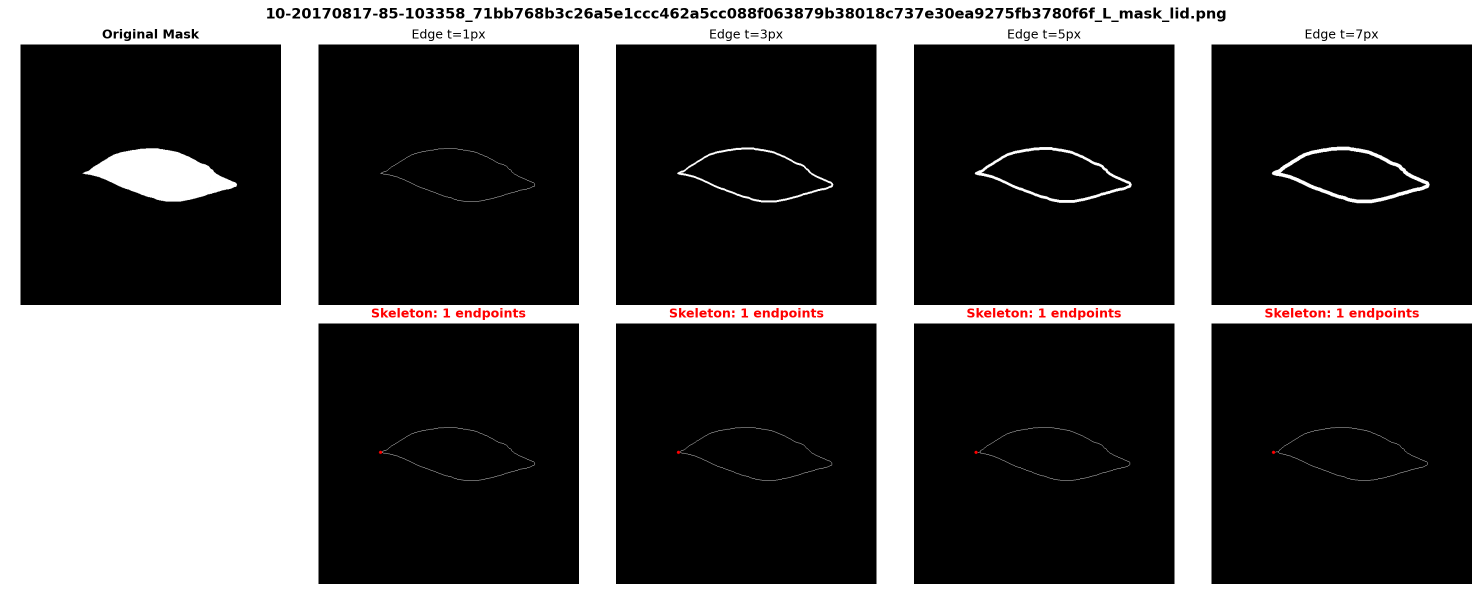
#> input picture gap_analysis_example.png, 2958 x 1183 px, given in place of e898fa59d8bae18cc2ab4e3a5cd9f015a982ac798852d_L_mask_lid.png, which was not available (shown at 1/2 size)
$ python visualize_thick_skeleton.py
#> lines starting #> are read from the running program, lines starting #| are printed output that depends on the picture; after the words box and inside, x2 and y2 are one past the last pixel; in counts of white or black regions, pixels touching at a corner belong together; pictures that were not available may be replaced by others from this repository, and a replacement may not be noted
"""Visualize that thick edges have no gaps but skeletons do."""
from pathlib import Path
import cv2
import numpy as np
from skimage.morphology import skeletonize
import matplotlib.pyplot as plt


def get_endpoints(binary_img):
    kernel = np.ones((3, 3), dtype=np.uint8)
    img_u8 = binary_img.astype(np.uint8)
    neighbor_count = cv2.filter2D(img_u8, ddepth=-1, kernel=kernel, borderType=cv2.BORDER_CONSTANT)
    neighbor_count = neighbor_count - img_u8
    endpoints = (img_u8 > 0) & (neighbor_count == 1)
    return endpoints, np.column_stack(np.where(endpoints))


mask_path = Path("Images/labels_seg/10-20170517-84-125849_4d2044d03d7d74093f5e898fa59d8bae18cc2ab4e3a5cd9f015a982ac798852d_L_mask_lid.png")
mask = cv2.imread(str(mask_path), cv2.IMREAD_GRAYSCALE)
#> mask: shape (1183, 2958); min 0, max 255, mean 77.2
bw = (mask > 0).astype(np.uint8)
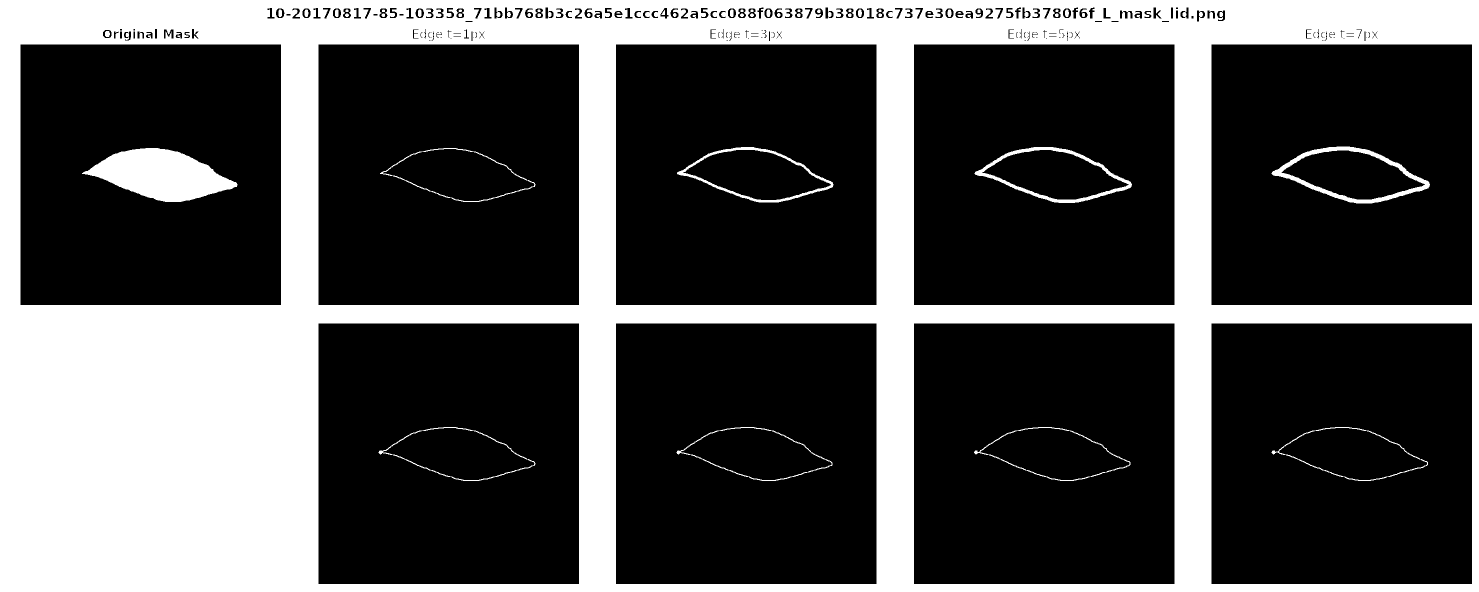
#> bw: shape (1183, 2958) (shown at 1/2 size); values 0 (black) and 1 (white), 30.9% white; 54 white regions (3 under 20 px)
contours, _ = cv2.findContours(bw, cv2.RETR_EXTERNAL, cv2.CHAIN_APPROX_NONE)
#> contours = 1 contour; box (x1, y1, x2, y2) and area: (0, 0, 2958, 1183) 3495174

fig, axes = plt.subplots(3, 3, figsize=(15, 15))

thicknesses = [1, 3, 5]

for col, t in enumerate(thicknesses):
    # Draw edge
    edge = np.zeros_like(bw, dtype=np.uint8)
    cv2.drawContours(edge, contours, -1, 255, thickness=t)

    # Edge-level endpoints
    edge_endpoints, edge_ep_coords = get_endpoints(edge)

    # Skeletonize
    skel = skeletonize((edge > 0))
    skel_u8 = (skel * 255).astype(np.uint8)

    # Skeleton-level endpoints
    skel_endpoints, skel_ep_coords = get_endpoints(skel.astype(np.uint8))

    # Row 0: Edge
    axes[0, col].imshow(edge, cmap='gray')
    axes[0, col].set_title(f'Edge t={t}px\n{np.count_nonzero(edge)} pixels', fontsize=12, weight='bold')
    axes[0, col].axis('off')

    # Row 1: Edge with endpoints
    edge_rgb = cv2.cvtColor(edge, cv2.COLOR_GRAY2RGB)
    for y, x in edge_ep_coords:
        cv2.circle(edge_rgb, (x, y), 5, (255, 0, 0), -1)

    n_edge_ep = len(edge_ep_coords)
    color = 'red' if n_edge_ep > 0 else 'green'
    axes[1, col].imshow(edge_rgb)
    axes[1, col].set_title(f'Edge endpoints: {n_edge_ep}', fontsize=12, color=color, weight='bold')
    axes[1, col].axis('off')

    # Row 2: Skeleton with endpoints
    skel_rgb = cv2.cvtColor(skel_u8, cv2.COLOR_GRAY2RGB)
    for y, x in skel_ep_coords:
        cv2.circle(skel_rgb, (x, y), 5, (255, 0, 0), -1)

    # Draw line between skeleton endpoints if there are exactly 2
    if len(skel_ep_coords) == 2:
        y1, x1 = skel_ep_coords[0]
        y2, x2 = skel_ep_coords[1]
        cv2.line(skel_rgb, (x1, y1), (x2, y2), (0, 255, 0), 2)
        gap_dist = np.sqrt((y2 - y1)**2 + (x2 - x1)**2)
        title_text = f'Skeleton endpoints: 2\nGap: {gap_dist:.0f}px'
    else:
        title_text = f'Skeleton endpoints: {len(skel_ep_coords)}'

    color = 'red' if len(skel_ep_coords) > 0 else 'green'
    axes[2, col].imshow(skel_rgb)
    axes[2, col].set_title(title_text, fontsize=12, color=color, weight='bold')
    axes[2, col].axis('off')

    print(f"t={t}px: Edge endpoints={n_edge_ep}, Skeleton endpoints={len(skel_ep_coords)}")
#> this loop made 3 passes
#| t=1px: Edge endpoints=0, Skeleton endpoints=0
#| t=3px: Edge endpoints=0, Skeleton endpoints=0
#| t=5px: Edge endpoints=0, Skeleton endpoints=0
#> pass 1, in get_endpoints, `img_u8 = binary_img.astype(np.uint8)`:
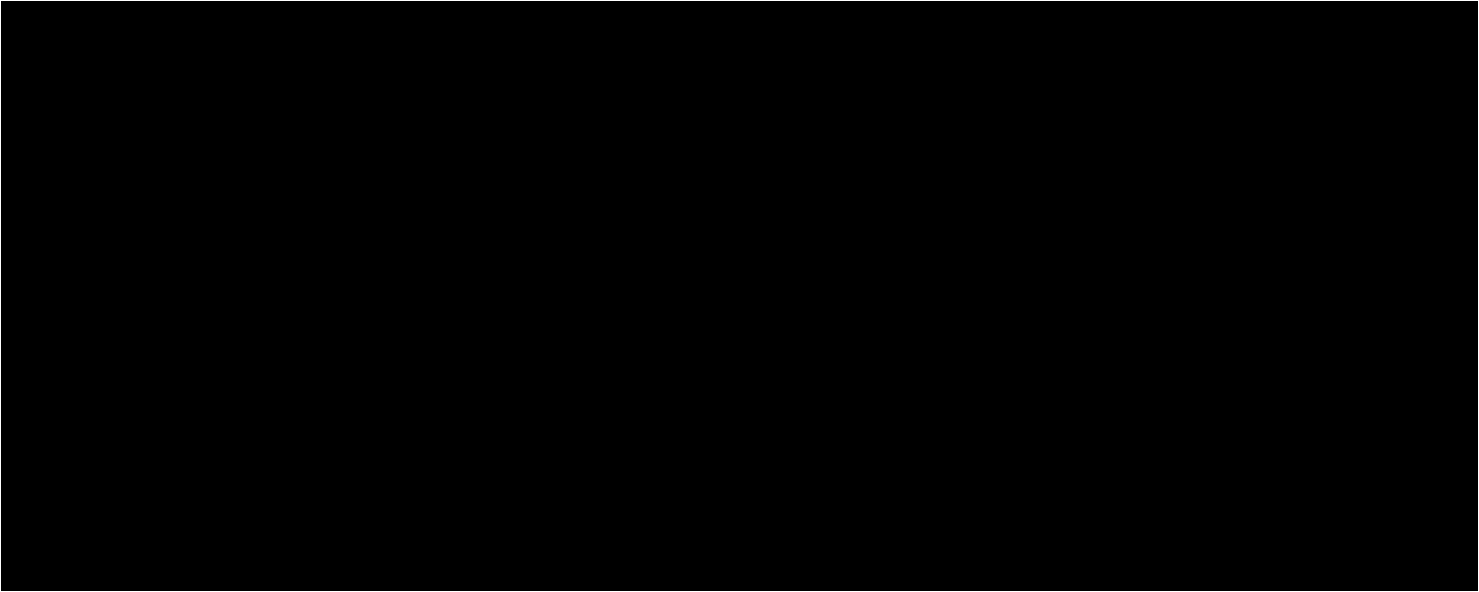
#> img_u8: shape (1183, 2958) (shown at 1/2 size); 0.24% white in thin lines or dots
#> pass 1, in get_endpoints, `neighbor_count = cv2.filter2D(img_u8, ddepth=-1, kernel=kernel, border..`:
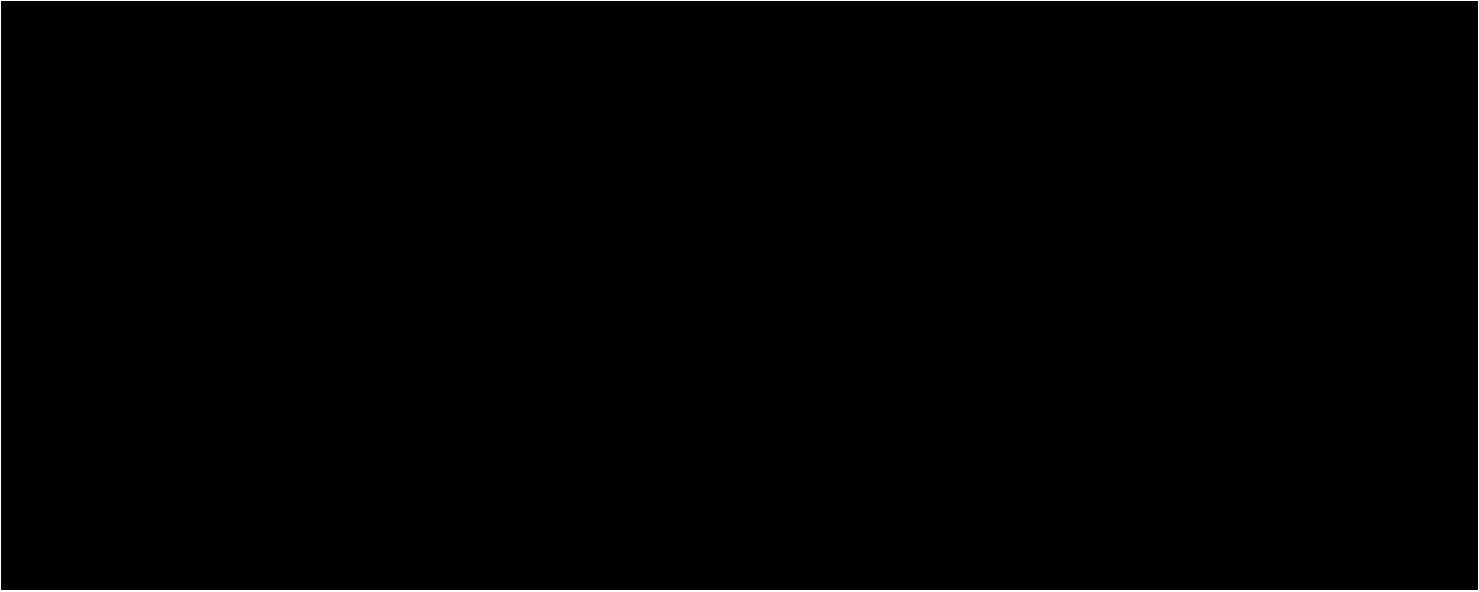
#> neighbor_count: shape (1183, 2958) (shown at 1/2 size); 0.47% white; 1 white region, box (x1, y1, x2, y2) and area: (0, 0, 2958, 1183) 16548
#> after the loop:
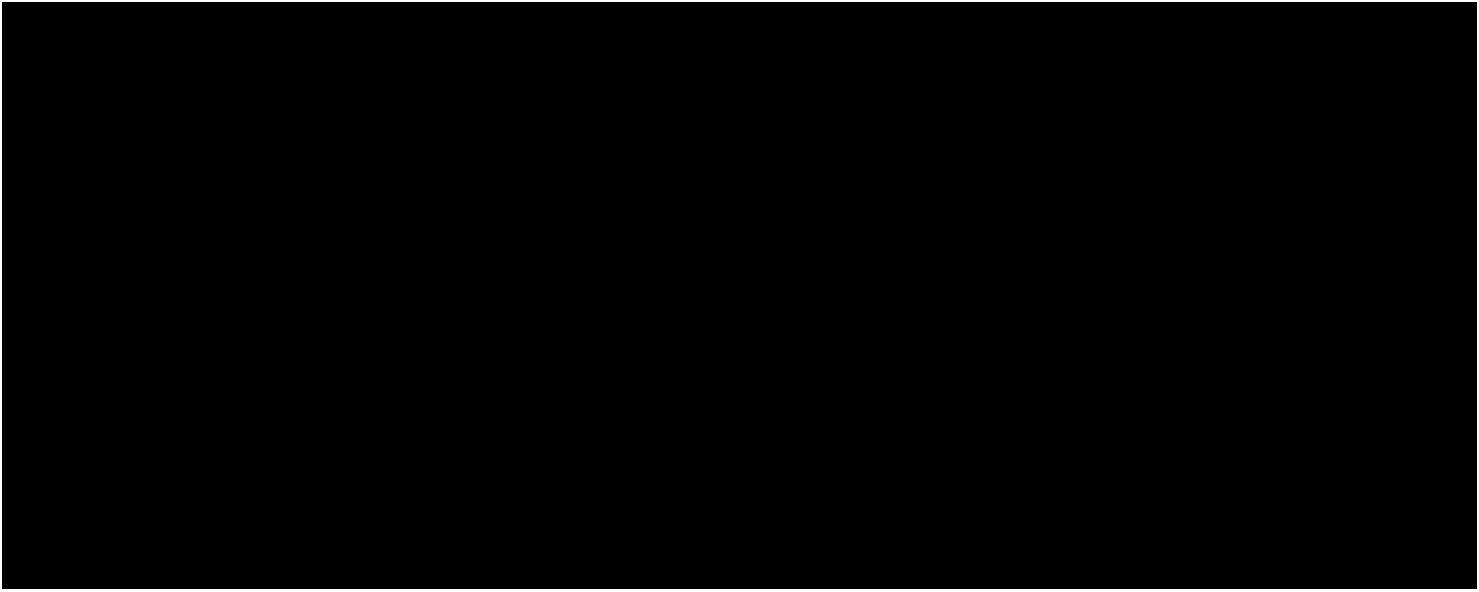
#> edge: shape (1183, 2958) (shown at 1/2 size); 0.94% white; 1 white region, box (x1, y1, x2, y2) and area: (0, 0, 2958, 1183) 33064
#> after the loop: skel_rgb: shape (1183, 2958, 3); 0.24% white in thin lines or dots
#> after the loop: skel_u8: shape (1183, 2958); 0.24% white in thin lines or dots

plt.suptitle(f'{mask_path.name}\nProof: Thick edges close gaps but skeletons still show endpoints',
             fontsize=14, weight='bold')
plt.tight_layout()

output_path = Path('thick_edge_skeleton_comparison.png')
plt.savefig(output_path, dpi=150, bbox_inches='tight')
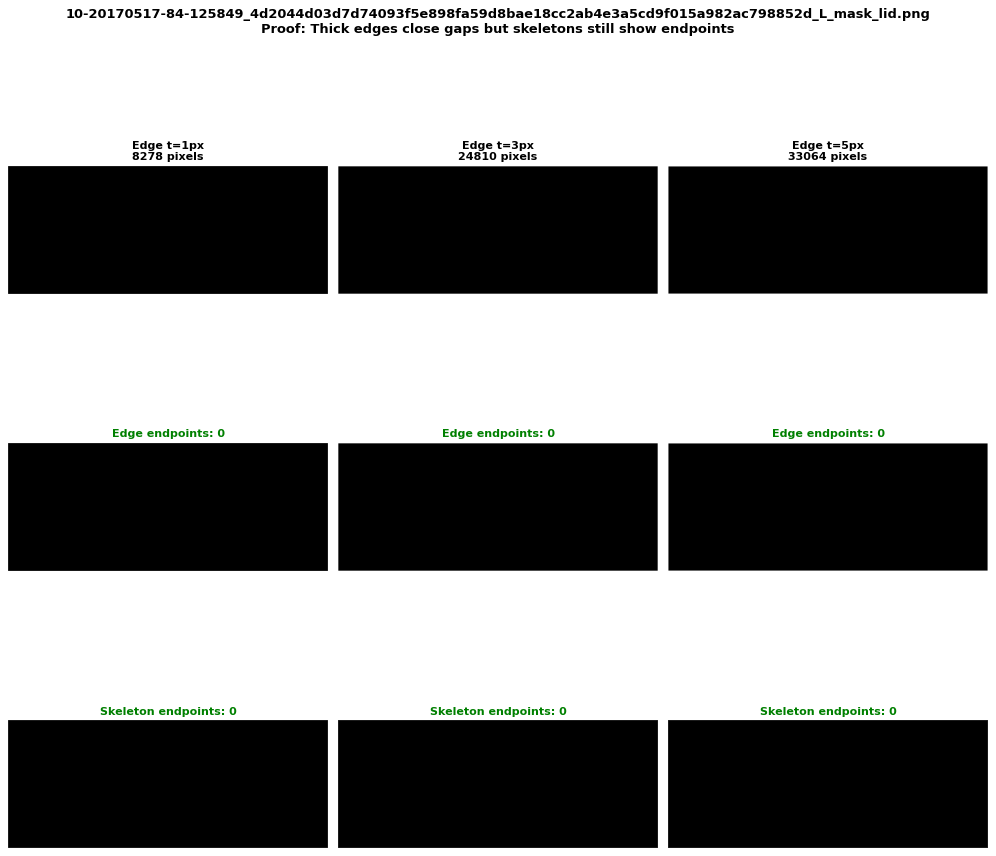
#> figure drawn by matplotlib, 9 panels
print(f"\nSaved to: {output_path}")
plt.close()

$ run again, on large_gap_example.png
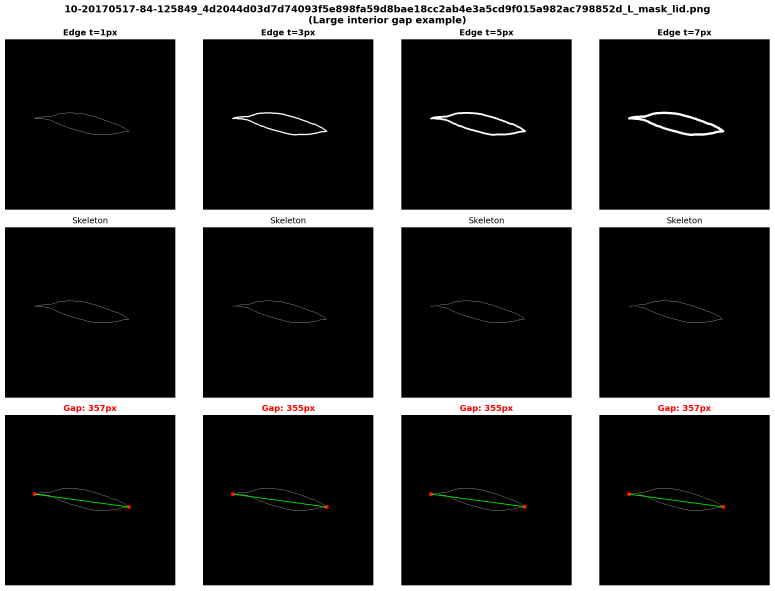
#> input picture large_gap_example.png, 2323 x 1771 px, given in place of e898fa59d8bae18cc2ab4e3a5cd9f015a982ac798852d_L_mask_lid.png, which was not available (shown at 1/3 size)
#> `bw = (mask > 0).astype(np.uint8)`:
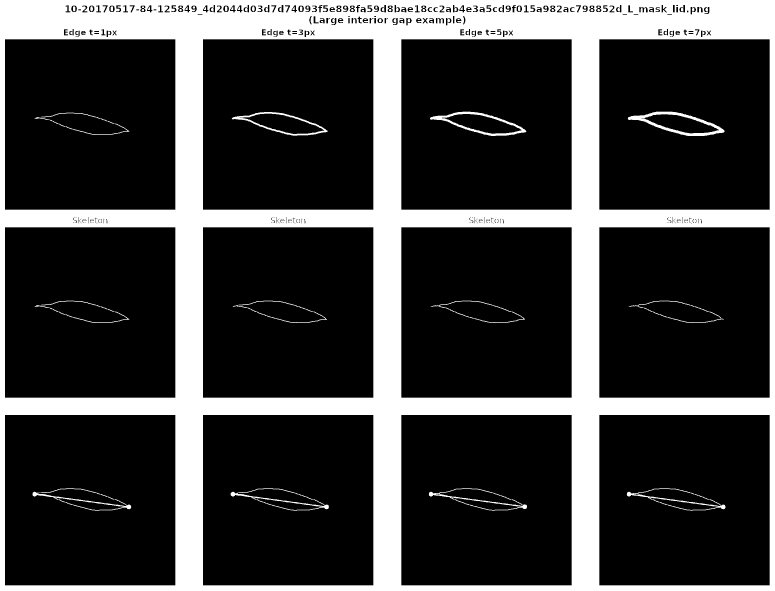
#> bw: shape (1771, 2323) (shown at 1/3 size); values 0 (black) and 1 (white), 24% white; 71 white regions (11 under 20 px)
#> contours = 1 contour; box (x1, y1, x2, y2) and area: (0, 0, 2323, 1771) 4109940
#> the loop `for col, t in enumerate(thicknesses):` made 3 passes
#| t=1px: Edge endpoints=0, Skeleton endpoints=0
#| t=3px: Edge endpoints=0, Skeleton endpoints=0
#| t=5px: Edge endpoints=0, Skeleton endpoints=0
#> after the loop `for col, t in enumerate(thicknesses):`:
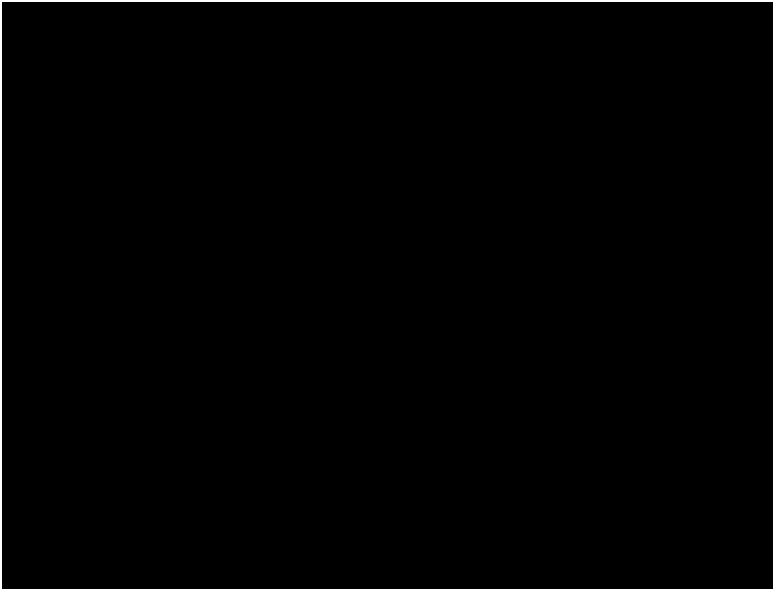
#> edge: shape (1771, 2323) (shown at 1/3 size); 0.79% white; 1 white region, box (x1, y1, x2, y2) and area: (0, 0, 2323, 1771) 32688
